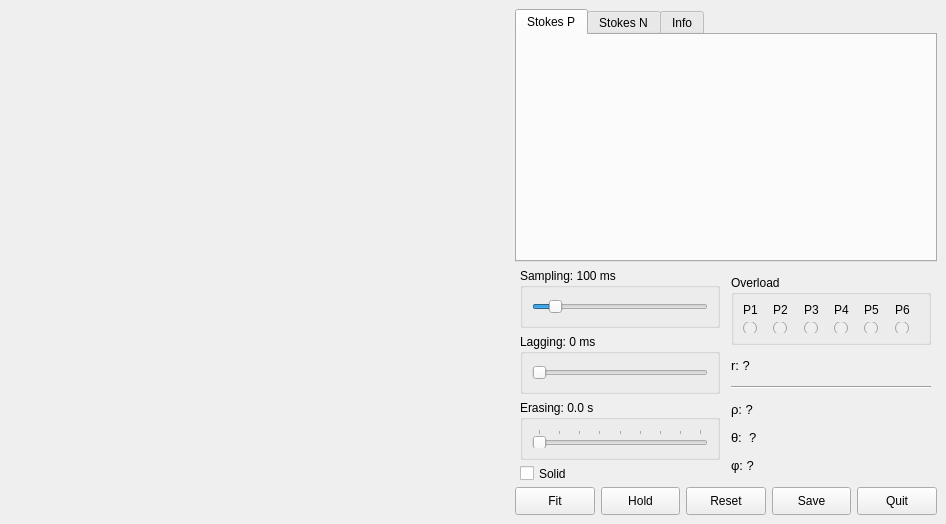
<?xml version="1.0" encoding="UTF-8"?>
<ui version="4.0">
 <class>MainWindow</class>
 <widget class="QMainWindow" name="MainWindow">
  <property name="geometry">
   <rect>
    <x>0</x>
    <y>0</y>
    <width>946</width>
    <height>524</height>
   </rect>
  </property>
  <property name="windowTitle">
   <string>Stokes Polarimeter</string>
  </property>
  <widget class="QWidget" name="centralwidget">
   <layout class="QGridLayout" name="gridLayout_2">
    <item row="0" column="1">
     <layout class="QGridLayout" name="gridLayout">
      <property name="sizeConstraint">
       <enum>QLayout::SetFixedSize</enum>
      </property>
      <property name="leftMargin">
       <number>0</number>
      </property>
      <property name="topMargin">
       <number>0</number>
      </property>
      <property name="rightMargin">
       <number>0</number>
      </property>
      <property name="bottomMargin">
       <number>0</number>
      </property>
      <item row="1" column="1">
       <layout class="QHBoxLayout" name="horizontalLayout_2">
        <item>
         <widget class="QPushButton" name="fit_btn">
          <property name="minimumSize">
           <size>
            <width>1</width>
            <height>28</height>
           </size>
          </property>
          <property name="text">
           <string>Fit</string>
          </property>
          <property name="checkable">
           <bool>true</bool>
          </property>
          <property name="checked">
           <bool>false</bool>
          </property>
         </widget>
        </item>
        <item>
         <widget class="QPushButton" name="hold_btn">
          <property name="minimumSize">
           <size>
            <width>1</width>
            <height>28</height>
           </size>
          </property>
          <property name="text">
           <string>Hold</string>
          </property>
         </widget>
        </item>
        <item>
         <widget class="QPushButton" name="reset_btn">
          <property name="minimumSize">
           <size>
            <width>1</width>
            <height>28</height>
           </size>
          </property>
          <property name="text">
           <string>Reset</string>
          </property>
         </widget>
        </item>
        <item>
         <widget class="QPushButton" name="save_btn">
          <property name="minimumSize">
           <size>
            <width>1</width>
            <height>28</height>
           </size>
          </property>
          <property name="text">
           <string>Save</string>
          </property>
         </widget>
        </item>
        <item>
         <widget class="QPushButton" name="quit_btn">
          <property name="minimumSize">
           <size>
            <width>1</width>
            <height>28</height>
           </size>
          </property>
          <property name="text">
           <string>Quit</string>
          </property>
         </widget>
        </item>
       </layout>
      </item>
      <item row="0" column="0">
       <widget class="QWidget" name="SphereBox" native="true">
        <property name="sizePolicy">
         <sizepolicy hsizetype="Expanding" vsizetype="Expanding">
          <horstretch>0</horstretch>
          <verstretch>0</verstretch>
         </sizepolicy>
        </property>
        <property name="minimumSize">
         <size>
          <width>500</width>
          <height>0</height>
         </size>
        </property>
       </widget>
      </item>
      <item row="0" column="1">
       <layout class="QVBoxLayout" name="verticalLayout_4">
        <property name="leftMargin">
         <number>0</number>
        </property>
        <property name="topMargin">
         <number>0</number>
        </property>
        <property name="rightMargin">
         <number>0</number>
        </property>
        <property name="bottomMargin">
         <number>0</number>
        </property>
        <item>
         <widget class="QTabWidget" name="TabBox">
          <property name="sizePolicy">
           <sizepolicy hsizetype="Preferred" vsizetype="Preferred">
            <horstretch>0</horstretch>
            <verstretch>0</verstretch>
           </sizepolicy>
          </property>
          <property name="minimumSize">
           <size>
            <width>0</width>
            <height>0</height>
           </size>
          </property>
          <property name="maximumSize">
           <size>
            <width>16777215</width>
            <height>16777215</height>
           </size>
          </property>
          <property name="currentIndex">
           <number>0</number>
          </property>
          <widget class="QWidget" name="TabStokes">
           <attribute name="title">
            <string>Stokes P</string>
           </attribute>
          </widget>
          <widget class="QWidget" name="TabStokesN">
           <attribute name="title">
            <string>Stokes N</string>
           </attribute>
          </widget>
          <widget class="QWidget" name="TabInfo">
           <attribute name="title">
            <string>Info</string>
           </attribute>
          </widget>
         </widget>
        </item>
        <item>
         <layout class="QGridLayout" name="gridLayout_3">
          <property name="leftMargin">
           <number>0</number>
          </property>
          <property name="topMargin">
           <number>0</number>
          </property>
          <property name="rightMargin">
           <number>0</number>
          </property>
          <property name="bottomMargin">
           <number>0</number>
          </property>
          <item row="1" column="0">
           <layout class="QVBoxLayout" name="verticalLayout_5">
            <property name="leftMargin">
             <number>0</number>
            </property>
            <property name="topMargin">
             <number>0</number>
            </property>
            <property name="rightMargin">
             <number>0</number>
            </property>
            <property name="bottomMargin">
             <number>0</number>
            </property>
            <item>
             <widget class="QGroupBox" name="groupBoxSampleo">
              <property name="sizePolicy">
               <sizepolicy hsizetype="Preferred" vsizetype="Fixed">
                <horstretch>0</horstretch>
                <verstretch>0</verstretch>
               </sizepolicy>
              </property>
              <property name="minimumSize">
               <size>
                <width>200</width>
                <height>60</height>
               </size>
              </property>
              <property name="maximumSize">
               <size>
                <width>200</width>
                <height>60</height>
               </size>
              </property>
              <property name="title">
               <string>Sampling: 100 ms</string>
              </property>
              <layout class="QVBoxLayout" name="verticalLayout">
               <item>
                <widget class="QSlider" name="SliderSampleo">
                 <property name="maximum">
                  <number>1000</number>
                 </property>
                 <property name="value">
                  <number>100</number>
                 </property>
                 <property name="orientation">
                  <enum>Qt::Horizontal</enum>
                 </property>
                </widget>
               </item>
              </layout>
             </widget>
            </item>
            <item>
             <widget class="QGroupBox" name="groupBoxLagging">
              <property name="sizePolicy">
               <sizepolicy hsizetype="Fixed" vsizetype="Fixed">
                <horstretch>0</horstretch>
                <verstretch>0</verstretch>
               </sizepolicy>
              </property>
              <property name="minimumSize">
               <size>
                <width>200</width>
                <height>60</height>
               </size>
              </property>
              <property name="maximumSize">
               <size>
                <width>200</width>
                <height>60</height>
               </size>
              </property>
              <property name="title">
               <string>Lagging: 0 ms</string>
              </property>
              <layout class="QVBoxLayout" name="verticalLayout_2">
               <item>
                <widget class="QSlider" name="SliderLagging">
                 <property name="maximum">
                  <number>500</number>
                 </property>
                 <property name="orientation">
                  <enum>Qt::Horizontal</enum>
                 </property>
                </widget>
               </item>
              </layout>
             </widget>
            </item>
            <item>
             <widget class="QGroupBox" name="groupBoxErasing">
              <property name="minimumSize">
               <size>
                <width>200</width>
                <height>60</height>
               </size>
              </property>
              <property name="maximumSize">
               <size>
                <width>200</width>
                <height>60</height>
               </size>
              </property>
              <property name="title">
               <string>Erasing: 0.0 s</string>
              </property>
              <layout class="QVBoxLayout" name="verticalLayout_6">
               <item>
                <widget class="QSlider" name="SliderErasing">
                 <property name="maximum">
                  <number>8</number>
                 </property>
                 <property name="pageStep">
                  <number>1</number>
                 </property>
                 <property name="orientation">
                  <enum>Qt::Horizontal</enum>
                 </property>
                 <property name="tickPosition">
                  <enum>QSlider::TicksAbove</enum>
                 </property>
                </widget>
               </item>
              </layout>
             </widget>
            </item>
            <item>
             <widget class="QCheckBox" name="checkBox_solid">
              <property name="minimumSize">
               <size>
                <width>200</width>
                <height>15</height>
               </size>
              </property>
              <property name="maximumSize">
               <size>
                <width>200</width>
                <height>15</height>
               </size>
              </property>
              <property name="text">
               <string>Solid</string>
              </property>
             </widget>
            </item>
           </layout>
          </item>
          <item row="1" column="1">
           <layout class="QVBoxLayout" name="verticalLayout_3">
            <item>
             <widget class="QGroupBox" name="groupBoxOver">
              <property name="sizePolicy">
               <sizepolicy hsizetype="Preferred" vsizetype="Fixed">
                <horstretch>0</horstretch>
                <verstretch>0</verstretch>
               </sizepolicy>
              </property>
              <property name="minimumSize">
               <size>
                <width>200</width>
                <height>70</height>
               </size>
              </property>
              <property name="maximumSize">
               <size>
                <width>200</width>
                <height>70</height>
               </size>
              </property>
              <property name="title">
               <string>Overload</string>
              </property>
              <property name="checkable">
               <bool>false</bool>
              </property>
              <layout class="QHBoxLayout" name="horizontalLayout">
               <item>
                <layout class="QVBoxLayout" name="verticalLayout_7">
                 <item>
                  <widget class="QLabel" name="label">
                   <property name="text">
                    <string>P1</string>
                   </property>
                  </widget>
                 </item>
                 <item>
                  <widget class="QRadioButton" name="OverP1">
                   <property name="enabled">
                    <bool>false</bool>
                   </property>
                   <property name="font">
                    <font>
                     <weight>50</weight>
                     <bold>false</bold>
                     <underline>false</underline>
                     <strikeout>false</strikeout>
                     <kerning>true</kerning>
                    </font>
                   </property>
                   <property name="tabletTracking">
                    <bool>false</bool>
                   </property>
                   <property name="layoutDirection">
                    <enum>Qt::LeftToRight</enum>
                   </property>
                   <property name="autoFillBackground">
                    <bool>false</bool>
                   </property>
                   <property name="styleSheet">
                    <string notr="true"/>
                   </property>
                   <property name="text">
                    <string/>
                   </property>
                   <property name="iconSize">
                    <size>
                     <width>20</width>
                     <height>20</height>
                    </size>
                   </property>
                   <property name="checkable">
                    <bool>true</bool>
                   </property>
                   <property name="checked">
                    <bool>false</bool>
                   </property>
                   <property name="autoExclusive">
                    <bool>false</bool>
                   </property>
                  </widget>
                 </item>
                </layout>
               </item>
               <item>
                <layout class="QVBoxLayout" name="verticalLayout_8">
                 <item>
                  <widget class="QLabel" name="label_2">
                   <property name="text">
                    <string>P2</string>
                   </property>
                  </widget>
                 </item>
                 <item>
                  <widget class="QRadioButton" name="OverP2">
                   <property name="enabled">
                    <bool>false</bool>
                   </property>
                   <property name="font">
                    <font>
                     <weight>50</weight>
                     <bold>false</bold>
                    </font>
                   </property>
                   <property name="layoutDirection">
                    <enum>Qt::LeftToRight</enum>
                   </property>
                   <property name="autoFillBackground">
                    <bool>false</bool>
                   </property>
                   <property name="styleSheet">
                    <string notr="true"/>
                   </property>
                   <property name="text">
                    <string/>
                   </property>
                   <property name="checkable">
                    <bool>true</bool>
                   </property>
                   <property name="checked">
                    <bool>false</bool>
                   </property>
                   <property name="autoExclusive">
                    <bool>false</bool>
                   </property>
                  </widget>
                 </item>
                </layout>
               </item>
               <item>
                <layout class="QVBoxLayout" name="verticalLayout_9">
                 <item>
                  <widget class="QLabel" name="label_3">
                   <property name="text">
                    <string>P3</string>
                   </property>
                  </widget>
                 </item>
                 <item>
                  <widget class="QRadioButton" name="OverP3">
                   <property name="enabled">
                    <bool>false</bool>
                   </property>
                   <property name="font">
                    <font>
                     <weight>50</weight>
                     <bold>false</bold>
                    </font>
                   </property>
                   <property name="layoutDirection">
                    <enum>Qt::LeftToRight</enum>
                   </property>
                   <property name="text">
                    <string/>
                   </property>
                   <property name="checkable">
                    <bool>true</bool>
                   </property>
                   <property name="checked">
                    <bool>false</bool>
                   </property>
                   <property name="autoExclusive">
                    <bool>false</bool>
                   </property>
                  </widget>
                 </item>
                </layout>
               </item>
               <item>
                <layout class="QVBoxLayout" name="verticalLayout_10">
                 <item>
                  <widget class="QLabel" name="label_4">
                   <property name="text">
                    <string>P4</string>
                   </property>
                  </widget>
                 </item>
                 <item>
                  <widget class="QRadioButton" name="OverP4">
                   <property name="enabled">
                    <bool>false</bool>
                   </property>
                   <property name="font">
                    <font>
                     <weight>50</weight>
                     <bold>false</bold>
                    </font>
                   </property>
                   <property name="layoutDirection">
                    <enum>Qt::LeftToRight</enum>
                   </property>
                   <property name="text">
                    <string/>
                   </property>
                   <property name="checkable">
                    <bool>true</bool>
                   </property>
                   <property name="checked">
                    <bool>false</bool>
                   </property>
                   <property name="autoExclusive">
                    <bool>false</bool>
                   </property>
                  </widget>
                 </item>
                </layout>
               </item>
               <item>
                <layout class="QVBoxLayout" name="verticalLayout_11">
                 <item>
                  <widget class="QLabel" name="label_5">
                   <property name="text">
                    <string>P5</string>
                   </property>
                  </widget>
                 </item>
                 <item>
                  <widget class="QRadioButton" name="OverP5">
                   <property name="enabled">
                    <bool>false</bool>
                   </property>
                   <property name="font">
                    <font>
                     <weight>50</weight>
                     <bold>false</bold>
                    </font>
                   </property>
                   <property name="layoutDirection">
                    <enum>Qt::LeftToRight</enum>
                   </property>
                   <property name="text">
                    <string/>
                   </property>
                   <property name="checkable">
                    <bool>true</bool>
                   </property>
                   <property name="checked">
                    <bool>false</bool>
                   </property>
                   <property name="autoExclusive">
                    <bool>false</bool>
                   </property>
                  </widget>
                 </item>
                </layout>
               </item>
               <item>
                <layout class="QVBoxLayout" name="verticalLayout_12">
                 <item>
                  <widget class="QLabel" name="label_6">
                   <property name="text">
                    <string>P6</string>
                   </property>
                  </widget>
                 </item>
                 <item>
                  <widget class="QRadioButton" name="OverP6">
                   <property name="enabled">
                    <bool>false</bool>
                   </property>
                   <property name="font">
                    <font>
                     <weight>50</weight>
                     <bold>false</bold>
                    </font>
                   </property>
                   <property name="layoutDirection">
                    <enum>Qt::LeftToRight</enum>
                   </property>
                   <property name="text">
                    <string/>
                   </property>
                   <property name="checkable">
                    <bool>true</bool>
                   </property>
                   <property name="checked">
                    <bool>false</bool>
                   </property>
                   <property name="autoExclusive">
                    <bool>false</bool>
                   </property>
                  </widget>
                 </item>
                </layout>
               </item>
              </layout>
             </widget>
            </item>
            <item>
             <widget class="QLabel" name="LabelRadio">
              <property name="sizePolicy">
               <sizepolicy hsizetype="Preferred" vsizetype="Fixed">
                <horstretch>0</horstretch>
                <verstretch>0</verstretch>
               </sizepolicy>
              </property>
              <property name="minimumSize">
               <size>
                <width>200</width>
                <height>15</height>
               </size>
              </property>
              <property name="maximumSize">
               <size>
                <width>200</width>
                <height>15</height>
               </size>
              </property>
              <property name="font">
               <font>
                <pointsize>10</pointsize>
               </font>
              </property>
              <property name="layoutDirection">
               <enum>Qt::LeftToRight</enum>
              </property>
              <property name="text">
               <string>r: ? </string>
              </property>
              <property name="alignment">
               <set>Qt::AlignLeading|Qt::AlignLeft|Qt::AlignVCenter</set>
              </property>
             </widget>
            </item>
            <item>
             <widget class="Line" name="line">
              <property name="minimumSize">
               <size>
                <width>200</width>
                <height>0</height>
               </size>
              </property>
              <property name="maximumSize">
               <size>
                <width>200</width>
                <height>16777215</height>
               </size>
              </property>
              <property name="orientation">
               <enum>Qt::Horizontal</enum>
              </property>
             </widget>
            </item>
            <item>
             <widget class="QLabel" name="LabelRho">
              <property name="sizePolicy">
               <sizepolicy hsizetype="Preferred" vsizetype="Fixed">
                <horstretch>0</horstretch>
                <verstretch>0</verstretch>
               </sizepolicy>
              </property>
              <property name="minimumSize">
               <size>
                <width>200</width>
                <height>15</height>
               </size>
              </property>
              <property name="maximumSize">
               <size>
                <width>200</width>
                <height>15</height>
               </size>
              </property>
              <property name="font">
               <font>
                <pointsize>10</pointsize>
               </font>
              </property>
              <property name="text">
               <string>ρ: ?</string>
              </property>
             </widget>
            </item>
            <item>
             <widget class="QLabel" name="LabelTheta">
              <property name="sizePolicy">
               <sizepolicy hsizetype="Preferred" vsizetype="Fixed">
                <horstretch>0</horstretch>
                <verstretch>0</verstretch>
               </sizepolicy>
              </property>
              <property name="minimumSize">
               <size>
                <width>200</width>
                <height>15</height>
               </size>
              </property>
              <property name="maximumSize">
               <size>
                <width>200</width>
                <height>15</height>
               </size>
              </property>
              <property name="font">
               <font>
                <pointsize>10</pointsize>
               </font>
              </property>
              <property name="text">
               <string>θ:  ?</string>
              </property>
             </widget>
            </item>
            <item>
             <widget class="QLabel" name="LabelPhi">
              <property name="sizePolicy">
               <sizepolicy hsizetype="Preferred" vsizetype="Fixed">
                <horstretch>0</horstretch>
                <verstretch>0</verstretch>
               </sizepolicy>
              </property>
              <property name="minimumSize">
               <size>
                <width>200</width>
                <height>15</height>
               </size>
              </property>
              <property name="maximumSize">
               <size>
                <width>200</width>
                <height>15</height>
               </size>
              </property>
              <property name="font">
               <font>
                <pointsize>10</pointsize>
               </font>
              </property>
              <property name="text">
               <string>φ: ?</string>
              </property>
             </widget>
            </item>
           </layout>
          </item>
         </layout>
        </item>
       </layout>
      </item>
     </layout>
    </item>
   </layout>
  </widget>
 </widget>
 <resources>
  <include location="stokes_polarimeter.qrc"/>
 </resources>
 <connections>
  <connection>
   <sender>hold_btn</sender>
   <signal>clicked()</signal>
   <receiver>MainWindow</receiver>
   <slot>hold()</slot>
   <hints>
    <hint type="sourcelabel">
     <x>680</x>
     <y>510</y>
    </hint>
    <hint type="destinationlabel">
     <x>854</x>
     <y>445</y>
    </hint>
   </hints>
  </connection>
  <connection>
   <sender>reset_btn</sender>
   <signal>clicked()</signal>
   <receiver>MainWindow</receiver>
   <slot>reset()</slot>
   <hints>
    <hint type="sourcelabel">
     <x>748</x>
     <y>501</y>
    </hint>
    <hint type="destinationlabel">
     <x>763</x>
     <y>447</y>
    </hint>
   </hints>
  </connection>
  <connection>
   <sender>SliderErasing</sender>
   <signal>valueChanged(int)</signal>
   <receiver>MainWindow</receiver>
   <slot>erasing()</slot>
   <hints>
    <hint type="sourcelabel">
     <x>709</x>
     <y>433</y>
    </hint>
    <hint type="destinationlabel">
     <x>638</x>
     <y>497</y>
    </hint>
   </hints>
  </connection>
  <connection>
   <sender>save_btn</sender>
   <signal>clicked()</signal>
   <receiver>MainWindow</receiver>
   <slot>save()</slot>
   <hints>
    <hint type="sourcelabel">
     <x>809</x>
     <y>499</y>
    </hint>
    <hint type="destinationlabel">
     <x>718</x>
     <y>486</y>
    </hint>
   </hints>
  </connection>
  <connection>
   <sender>checkBox_solid</sender>
   <signal>stateChanged(int)</signal>
   <receiver>MainWindow</receiver>
   <slot>solid()</slot>
   <hints>
    <hint type="sourcelabel">
     <x>721</x>
     <y>468</y>
    </hint>
    <hint type="destinationlabel">
     <x>500</x>
     <y>378</y>
    </hint>
   </hints>
  </connection>
  <connection>
   <sender>SliderLagging</sender>
   <signal>valueChanged(int)</signal>
   <receiver>MainWindow</receiver>
   <slot>lagging()</slot>
   <hints>
    <hint type="sourcelabel">
     <x>709</x>
     <y>365</y>
    </hint>
    <hint type="destinationlabel">
     <x>532</x>
     <y>509</y>
    </hint>
   </hints>
  </connection>
  <connection>
   <sender>quit_btn</sender>
   <signal>clicked()</signal>
   <receiver>MainWindow</receiver>
   <slot>close()</slot>
   <hints>
    <hint type="sourcelabel">
     <x>932</x>
     <y>510</y>
    </hint>
    <hint type="destinationlabel">
     <x>930</x>
     <y>419</y>
    </hint>
   </hints>
  </connection>
  <connection>
   <sender>SliderSampleo</sender>
   <signal>valueChanged(int)</signal>
   <receiver>MainWindow</receiver>
   <slot>sampling()</slot>
   <hints>
    <hint type="sourcelabel">
     <x>709</x>
     <y>297</y>
    </hint>
    <hint type="destinationlabel">
     <x>608</x>
     <y>397</y>
    </hint>
   </hints>
  </connection>
  <connection>
   <sender>fit_btn</sender>
   <signal>clicked()</signal>
   <receiver>MainWindow</receiver>
   <slot>fit_data()</slot>
   <hints>
    <hint type="sourcelabel">
     <x>565</x>
     <y>498</y>
    </hint>
    <hint type="destinationlabel">
     <x>431</x>
     <y>491</y>
    </hint>
   </hints>
  </connection>
 </connections>
 <slots>
  <slot>sampling()</slot>
  <slot>hold()</slot>
  <slot>lagging()</slot>
  <slot>save()</slot>
  <slot>solid()</slot>
  <slot>erasing()</slot>
  <slot>reset()</slot>
  <slot>fit_data()</slot>
 </slots>
</ui>
